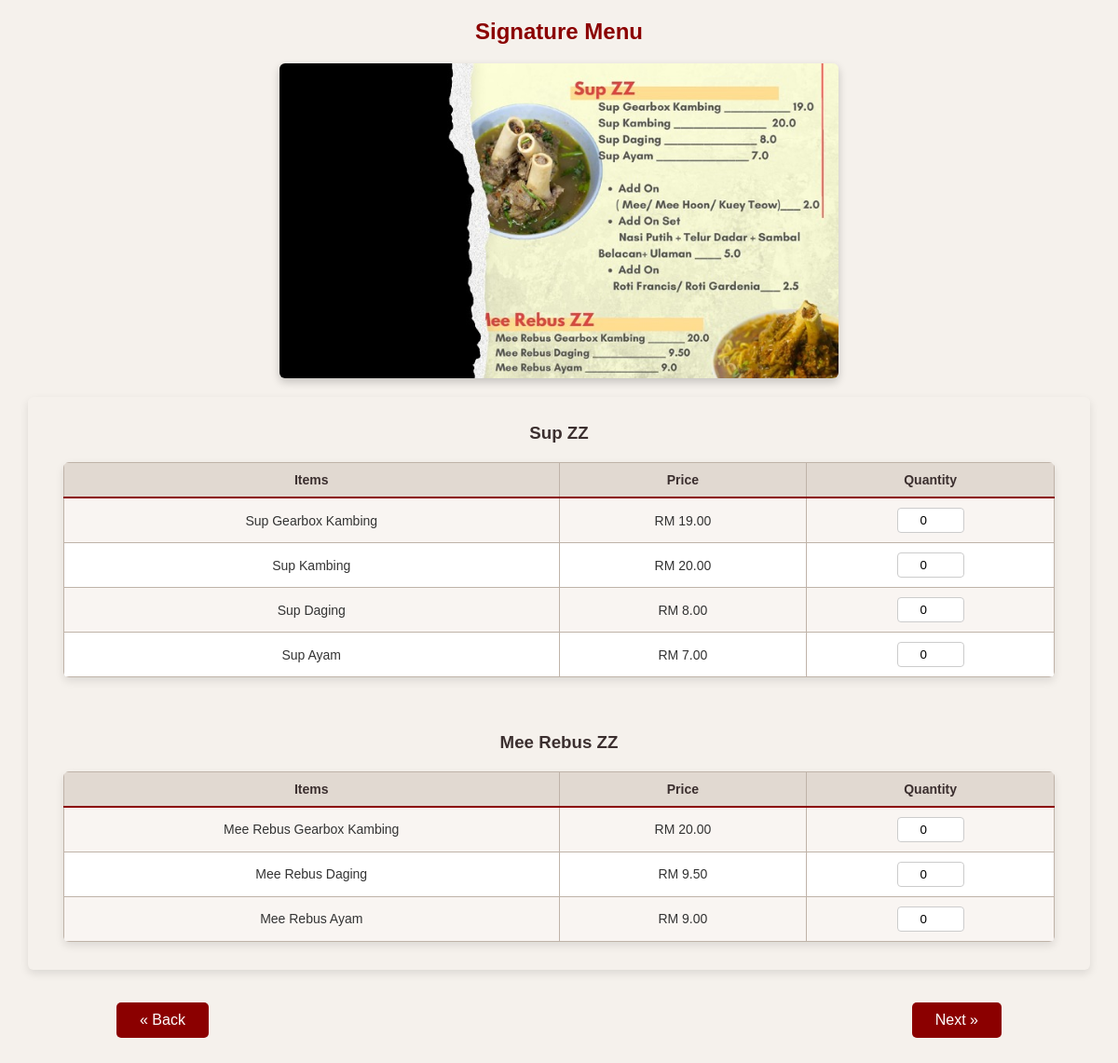
The page /customer/order.php?category=Signature on the database its author committed.
### tables this page shows
CREATE TABLE IF NOT EXISTS `food` (
  `foodID` varchar(255) NOT NULL,
  `Category` enum('Signature','Breakfast','Lunch','Roti','Ikan','Ala-Carte','Ala-Carte 2','Western','Goreng-goreng') NOT NULL,
  `Section` enum('Sup ZZ','Mee Rebus ZZ','Masakan Panas','Roti Bakar','Set Nasi & Lauk','Roti Menu','Ikan Siakap','Bakar-Bakar','Sayur','Aneka Lauk Thai','Goreng Tepung','Sup Ala Thai','Tomyam','Mee Kuah','Nasi Goreng','Mee Goreng','Fried & Grill','Spaghetti','Burger','Sides') NOT NULL,
  `Type` enum('Mee','Mee Hoon','Kuey Teow','Original','Daging','Udang','Sotong') DEFAULT NULL,
  `Name` varchar(255) NOT NULL,
  `Price` decimal(10,2) NOT NULL,
  `Availability` enum('Available','Unavailable') NOT NULL DEFAULT 'Available'
);

### customer/order.php (the view, shortened to what this page needs)
<?php
include '../config.php';
$category = $_GET["category"] ?? "Breakfast";
$fetchFoods = $pdo->prepare("SELECT * FROM food WHERE category = ? ORDER BY CAST(SUBSTRING(foodID,2) AS UNSIGNED)");
$fetchFoods->execute(["$category"]);
$foods = $fetchFoods->fetchAll(PDO::FETCH_ASSOC);
$menuImages = [
  "Signature" => "menuPics/Signature.jpeg",
  "Breakfast" => "menuPics/Breakfast.jpeg",
  "Lunch" => "menuPics/Lunch.jpeg",
  "Roti"  => "menuPics/Roti.jpeg",
  "Ikan"  => "menuPics/Ikan.jpeg",
  "Ala-Carte" => "menuPics/Ala-Carte.jpeg",
  "Ala-Carte 2" => "menuPics/Ala-Carte2.jpeg",
  "Western" => "menuPics/Western.jpeg",
  "Goreng-goreng" => "menuPics/Goreng-goreng.jpeg",
  "Drinks" => "menuPics/Drinks.jpeg"
];
$cap = [
  "Signature" => ["Sections" => ["Sup ZZ", "Mee Rebus ZZ"]],
  "Breakfast" => ["Sections" => ["Masakan Panas", "Roti Bakar"]],
  "Lunch" => ["Sections" => ["Set Nasi & Lauk", "Masakan Panas"]],
  "Roti" => ["Sections" => ["Roti Menu"]],
  "Ikan" => ["Sections" => ["Ikan Siakap", "Bakar-Bakar"]],
  "Ala-Carte" => ["Sections" => ["Sayur", "Aneka Lauk Thai", "Goreng Tepung"]],
  "Ala-Carte 2" => ["Sections" => ["Sup Ala Thai", "Tomyam", "Mee Kuah"]],
  "Western" => ["Sections" => ["Fried & Grill", "Spaghetti", "Burger", "Sides"]],
  "Goreng-goreng" => ["Sections" => ["Nasi Goreng", "Mee Goreng"],],
  "Drinks" => ["Sections" => ["Non-Coffee", "Jus", "Cold Dessert", "Coffee"],]
];
function prtQtt(array $item, string $table, string $category, bool $isTimeValid = true, string $type = null)
{
    if ($category === "Drinks") {
      $key = $item['drinkID'] . '_' . $type;
      return "<input type='number' name='item[$key]' value='0' min='0' max='10' class='qty-input' onfocus='checkLogin(this)'>
              <input type='hidden' name='table[$key]' value='drinks'>
              <input type='hidden' name='type[$key]' value='{$type}'>
              <input type='hidden' name='drinkID[$key]' value='{$item['drinkID']}'>";
    }else{
      $typeInput = '';
      return "<input type='number' name='item[{$item['foodID']}]' value='0' min='0' max='10' class='qty-input' onfocus='checkLogin(this)'>
              <input type='hidden' name='table[{$item['foodID']}]' value='{$table}'>
              {$typeInput}";
    }
}
$currentHour = (int)date('G');
$isTimeValid = ($currentHour >= 7 && $currentHour < 11) || ($currentHour >= 18 && $currentHour < 23);
?>
<!DOCTYPE html>
<html>
<head>
  <link rel="stylesheet" href="style.css">
</head>
<body>
<h2><?=  $category ?> Menu</h2>
<img src= "<?= $menuImages[$category] ?>" alt = "<?=  $category ?> Menu"/>
<form method="POST" action="order.php?category=<?= $category ?>" onsubmit="return validateForm()">
<div>
  <table class="bigTable" border="0">
  <?php
    $sections = $cap[$category]['Sections'] ?? [];
    for ($i = 0; $i < count($sections); $i++):
      $section = $sections[$i];
  ?>
    <tr>
      <td>
        <h3><?=  htmlspecialchars($section) ?></h3>
        <?php if($category === "Drinks"): ?>
          <?php if($section === "Cold Dessert"):?>
            <table class="menuTable">
          <?php else: ?>
            <table class="table-5col">
          <?php endif; ?>
        <?php else: ?>
          <?php if($section === "Mee Kuah"):?>
            <table class="table-5col">
          <?php elseif($section === "Nasi Goreng" || $section === "Mee Goreng"):?>
            <table class="table-9col">
          <?php else: ?>
            <table class="menuTable">
          <?php endif; ?>
        <?php endif; ?>
          <?php if($category === "Drinks"): ?>
            <?php if($section === "Cold Dessert"): ?>
              <tr>
                <th>Items</th>
                <th>Price</th>
                <th>Quantity</th>
              </tr>
            <?php else: ?>
              <tr>
                <th>Items</th>
                <th>Hot</th>
                <th>Quantity</th>
                <th>Cold</th>
                <th>Quantity</th>
              </tr>
            <?php endif; ?>
          <?php else: ?>
            <?php if($section === "Mee Kuah"): ?>
              <tr>
                <th>Items</th>
                <th>Price</th>
                <th>Mee</th>
                <th>Mee Hoon</th>
                <th>Kuey Teow</th>
              </tr>
            <?php else: ?>
              <tr>
                <th>Items</th>
                <th>Price</th>
                <th>Quantity</th>
              </tr>
            <?php endif; ?>
          <?php endif; ?>
          <?php if ($category === "Drinks"): ?>
            <?php if ($section === "Cold Dessert"): ?>
              <?php foreach ($drinks as $drink): ?>
                <?php if ($drink['Section'] === $section): ?>
                  <tr>
                    <td><?= htmlspecialchars($drink['Name']) ?></td>
                    <td>RM <?= number_format($drink['coldPrice'], 2) ?></td>
                    <td><?= prtQtt($drink, "drinks", $category, $isTimeValid, "") ?></td>
                  </tr>
                <?php endif; ?>
              <?php endforeach; ?>
            <?php else: ?>
              <?php foreach ($drinks as $drink): ?>
                <?php if ($drink['Section'] === $section): ?>
                  <tr>
                    <td><?= htmlspecialchars($drink['Name']) ?></td>
                    <?php if ($drink['hotPrice'] === null): ?>
                      <td> - </td>
                      <td> - </td>
                    <?php else: ?>
                      <td>RM <?= number_format($drink['hotPrice'], 2) ?></td>
                      <td><?= prtQtt($drink, "drinks", $category, $isTimeValid, "Hot") ?></td>
                    <?php endif; ?>
                    <?php if ($drink['coldPrice'] === null): ?>
                      <td> - </td>
                      <td> - </td>
                    <?php else: ?>
                      <td>RM <?= number_format($drink['coldPrice'], 2) ?></td>
                      <td><?= prtQtt($drink, "drinks", $category, $isTimeValid, "Cold") ?></td>
                    <?php endif; ?>
                  </tr>
                <?php endif; ?>
              <?php endforeach; ?>
            <?php endif; ?>
          <?php else: ?>
            <?php if ($category === "Ala-Carte 2" && $section === "Mee Kuah"): ?>
              <?php foreach ($meeKuah as $name => $types): ?>
                <tr>
                  <td><?= htmlspecialchars($name) ?></td>
                  <td>RM <?= number_format(reset($types)['Price'], 2) ?></td>
                  <td><?= isset($types['Mee']) ? prtQtt($types['Mee'], "food", $category, $isTimeValid) : '-' ?></td>
                  <td><?= isset($types['Mee Hoon']) ? prtQtt($types['Mee Hoon'], "food", $category, $isTimeValid) : '-' ?></td>
                  <td><?= isset($types['Kuey Teow']) ? prtQtt($types['Kuey Teow'], "food", $category, $isTimeValid) : '-' ?></td>
                </tr>
              <?php endforeach; ?>
            <?php else: ?>
              <?php foreach ($foods as $food): ?>
                <?php if ($food['Section'] === $section): ?>
                  <tr>
                    <td><?= htmlspecialchars($food['Name']) ?></td>
                    <td>RM <?= number_format($food['Price'], 2) ?></td>
                    <td><?= prtQtt($food, "food", $category, $isTimeValid) ?></td>
                  </tr>
                <?php endif; ?>
              <?php endforeach; ?>
            <?php endif;  ?>
          <?php endif; ?>
        </table>
      </td>
    </tr>
  <?php endfor; ?>
  </table>
  <div class="buttonContainer">
    <a href="customerpage.php" class="navButton">« Back</a>
    <?php if ($category === "Ala-Carte" || $category === "Ala-Carte 2" || $category === "Breakfast" || $category === "Signature" || $category === "Western"): ?>
      <input type="submit" name="submit_step1" value="Next »" class="navButton">
    <?php else: ?>
      <input type="submit" name="submit_step2" value="Next »" class="navButton">
    <?php endif; ?>
  </div>
</form>
</body>
</html>

### customer/style.css (style rules this page uses)
body { margin: 0; font-family: Arial, Helvetica, sans-serif; background-color: #f5f1ec; color: #333; text-align: center; }
h2 { color: #8b0000; margin-top: 20px; }
h3 { color: #3b2f2f; margin-bottom: 10px; }
img { width: 60%; max-width: 600px; height: auto; display: block; margin: 20px auto; box-shadow: 0 4px 10px rgba(0,0,0,0.2); border-radius: 6px; }
.bigTable, .menuTable, .table-5col, .table-7col, .table-9col { width: 95%; max-width: 1200px; margin: 20px auto; border-collapse: collapse; box-shadow: 0 4px 10px rgba(0,0,0,0.1); border-radius: 6px; overflow: hidden; }
.menuTable tr, .table-5col tr, .table-7col tr, .table-9col tr { background-color: #ffffff; }
.bigTable td { padding: 10px; }
.menuTable th, .menuTable td, .table-5col th, .table-5col td, .table-7col th, .table-7col td, .table-9col th, .table-9col td { padding: 10px 5px; border: 1px solid #bfb3a8; font-size: 14px; }
.menuTable th, .table-5col th, .table-7col th, .table-9col th { background-color: #E1D9D1; color: #3b2f2f; font-weight: bold; border-bottom: 2px solid #8b0000; }
.menuTable tr:nth-child(even), .table-5col tr:nth-child(even), .table-7col tr:nth-child(even), .table-9col tr:nth-child(even) { background-color: #f9f5f2; }
.menuTable th:nth-child(1), .menuTable td:nth-child(1) { width: 50%; }
.menuTable th:nth-child(2), .menuTable td:nth-child(2) { width: 25%; }
.menuTable th:nth-child(3), .menuTable td:nth-child(3) { width: 25%; }
input[type="number"] { width: 60px; padding: 5px; border: 1px solid #ccc; border-radius: 4px; text-align: center; }
input[type="submit"], .navButton { background-color: #8b0000; color: white; padding: 10px 25px; margin: 15px 5px; border: none; border-radius: 5px; font-size: 16px; cursor: pointer; transition: 0.3s; text-decoration: none; display: inline-block; }
.buttonContainer { display: flex; justify-content: space-between; width: 80%; margin: 20px auto; }
form { margin-bottom: 20px; }

### rows shown on the page
food: Name "Sup Gearbox Kambing", Price "19.00"
food: Name "Sup Kambing", Price "20.00"
food: Name "Sup Daging", Price "8.00"
food: Name "Sup Ayam", Price "7.00"
food: Name "Mee Rebus Gearbox Kambing", Price "20.00"
food: Name "Mee Rebus Daging", Price "9.50"
food: Name "Mee Rebus Ayam", Price "9.00"

### other values the page prints
$category "Signature"
$section "Sup ZZ"
$section "Mee Rebus ZZ"
